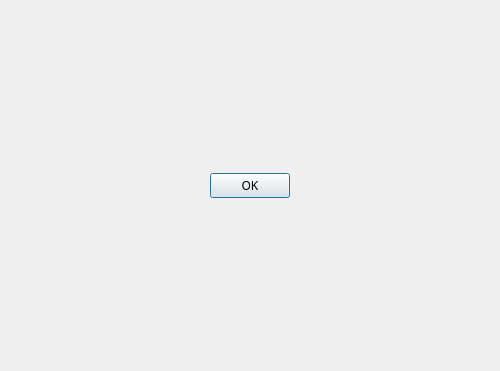
<?xml version="1.0" encoding="UTF-8"?>
<ui version="4.0">
 <class>About</class>
 <widget class="QDialog" name="About">
  <property name="geometry">
   <rect>
    <x>0</x>
    <y>0</y>
    <width>500</width>
    <height>371</height>
   </rect>
  </property>
  <property name="minimumSize">
   <size>
    <width>500</width>
    <height>370</height>
   </size>
  </property>
  <property name="maximumSize">
   <size>
    <width>500</width>
    <height>371</height>
   </size>
  </property>
  <property name="windowTitle">
   <string>О программе</string>
  </property>
  <layout class="QVBoxLayout" name="verticalLayout_3">
   <item>
    <layout class="QHBoxLayout" name="horizontalLayout_2">
     <item>
      <spacer name="horizontalSpacer">
       <property name="orientation">
        <enum>Qt::Horizontal</enum>
       </property>
       <property name="sizeHint" stdset="0">
        <size>
         <width>40</width>
         <height>20</height>
        </size>
       </property>
      </spacer>
     </item>
     <item>
      <widget class="QPushButton" name="apply_pb">
       <property name="font">
        <font>
         <family>JetBrains Mono</family>
        </font>
       </property>
       <property name="text">
        <string>OK</string>
       </property>
      </widget>
     </item>
     <item>
      <spacer name="horizontalSpacer_2">
       <property name="orientation">
        <enum>Qt::Horizontal</enum>
       </property>
       <property name="sizeHint" stdset="0">
        <size>
         <width>40</width>
         <height>20</height>
        </size>
       </property>
      </spacer>
     </item>
    </layout>
   </item>
  </layout>
 </widget>
 <connections/>
</ui>
